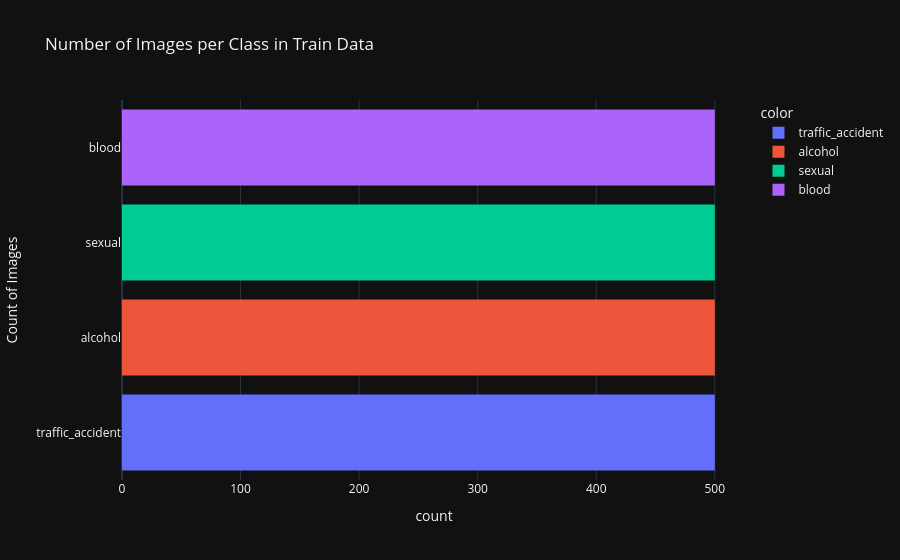

Notebook code for this chart:
### Markdown cell above
# Visualize dataset

### Code cell
reverse_label_mapping = {v: k for k, v in LABEL_MAPPING.items()}
class_label_names = [reverse_label_mapping[label] for label in labels]

fig = px.histogram(
    y=class_label_names,
    template='plotly_dark',
    color=class_label_names,
    title='Number of Images per Class in Train Data',
    labels={'x': 'Class Label', 'y': 'Count of Images'}
)
fig.show()

### Figure 1 — Plotly figure (JSON) as saved in the notebook; plotly's stock layout.template omitted (floating-point values rounded to 4 significant figures; data arrays with more than 128 entries replaced by an {"elided": "..."} marker saying what was removed)
{"data": [{"alignmentgroup": "True", "bingroup": "y", "hovertemplate": "color=traffic_accident<br>count=%{x}<br>Count of Images=%{y}<extra></extra>", "legendgroup": "traffic_accident", "marker": {"color": "#636efa", "pattern": {"shape": ""}}, "name": "traffic_accident", "offsetgroup": "traffic_accident", "orientation": "h", "showlegend": true, "xaxis": "x", "y": {"elided": "500 str values"}, "yaxis": "y", "type": "histogram"}, {"alignmentgroup": "True", "bingroup": "y", "hovertemplate": "color=alcohol<br>count=%{x}<br>Count of Images=%{y}<extra></extra>", "legendgroup": "alcohol", "marker": {"color": "#EF553B", "pattern": {"shape": ""}}, "name": "alcohol", "offsetgroup": "alcohol", "orientation": "h", "showlegend": true, "xaxis": "x", "y": {"elided": "500 str values"}, "yaxis": "y", "type": "histogram"}, {"alignmentgroup": "True", "bingroup": "y", "hovertemplate": "color=sexual<br>count=%{x}<br>Count of Images=%{y}<extra></extra>", "legendgroup": "sexual", "marker": {"color": "#00cc96", "pattern": {"shape": ""}}, "name": "sexual", "offsetgroup": "sexual", "orientation": "h", "showlegend": true, "xaxis": "x", "y": {"elided": "500 str values"}, "yaxis": "y", "type": "histogram"}, {"alignmentgroup": "True", "bingroup": "y", "hovertemplate": "color=blood<br>count=%{x}<br>Count of Images=%{y}<extra></extra>", "legendgroup": "blood", "marker": {"color": "#ab63fa", "pattern": {"shape": ""}}, "name": "blood", "offsetgroup": "blood", "orientation": "h", "showlegend": true, "xaxis": "x", "y": {"elided": "500 str values"}, "yaxis": "y", "type": "histogram"}], "layout": {"xaxis": {"anchor": "y", "domain": [0.0, 1.0], "title": {"text": "count"}}, "yaxis": {"anchor": "x", "domain": [0.0, 1.0], "title": {"text": "Count of Images"}}, "legend": {"title": {"text": "color"}, "tracegroupgap": 0}, "title": {"text": "Number of Images per Class in Train Data"}, "barmode": "relative"}}
